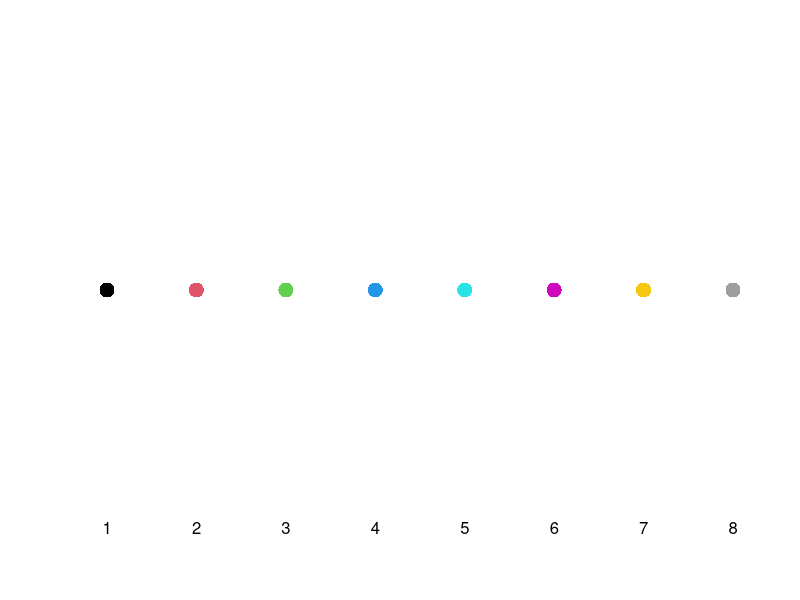
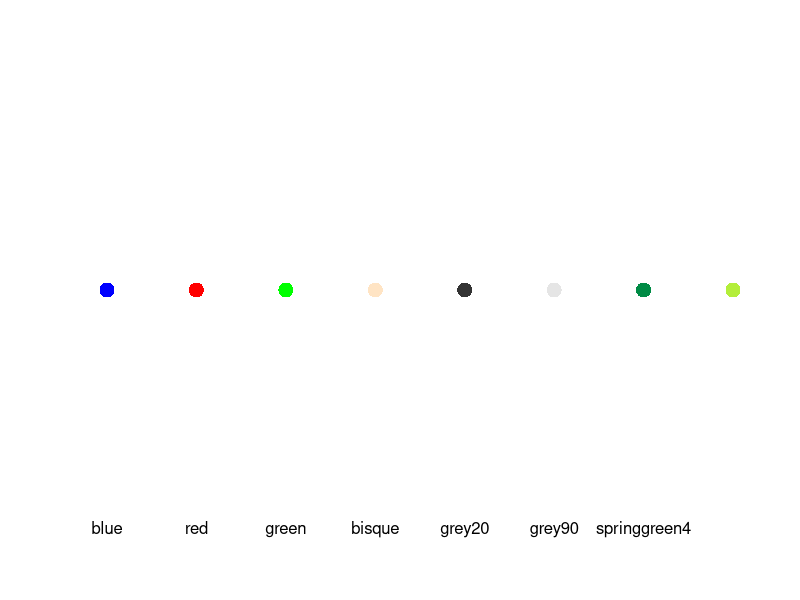
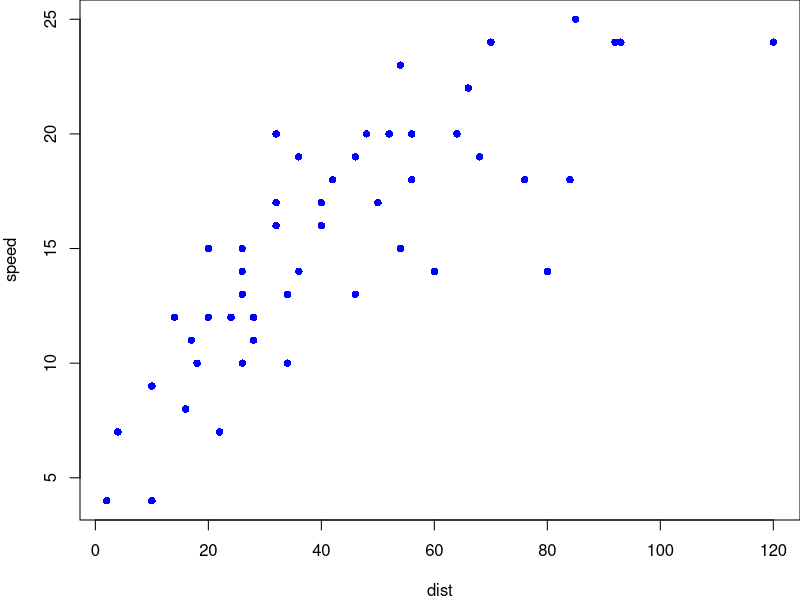
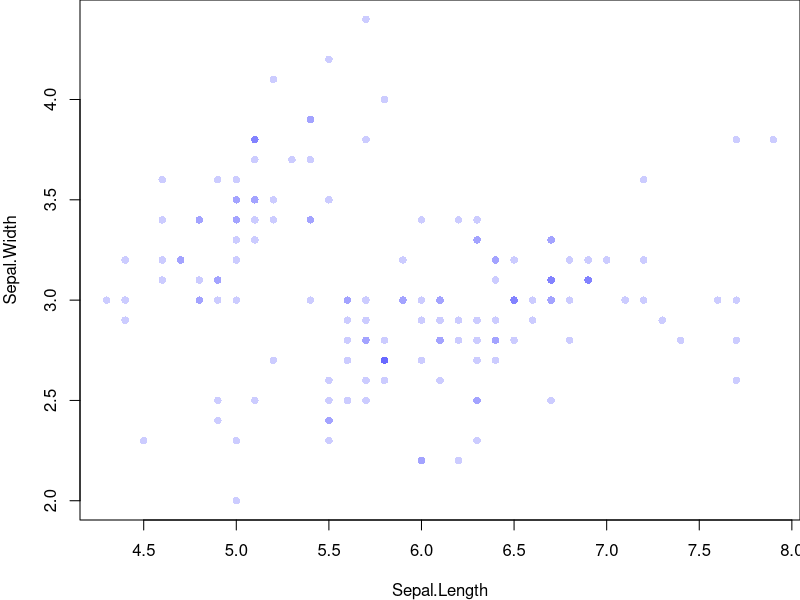

Reproduce these figures in R, in order.
## ---- chunk 1
knitr::opts_chunk$set(
  comment = "",
  message = FALSE,
  tidy = FALSE,
  dev=c('CairoPNG', 'CairoPDF'),
  cache = FALSE,
  warning = FALSE,
  encoding = "UTF-8")
## ---- chunk 2
plot(1:8, rep(1,8), axes = FALSE, col=1:8, pch=16, cex=2,xlab=NA, ylab=NA)
axis(1, sprintf("%i", 1:8),col="white")
## ---- chunk 3
col.lst <- c("blue" , "red", "green" , "bisque", "grey20", "grey90", "springgreen4", "olivedrab2")
plot(1:8, rep(1,8), axes = FALSE, pch=16, cex=2, col=col.lst, xlab=NA, ylab=NA)
axis(1, at=1:8, labels = sprintf("%s", col.lst), col="white", cex=0.8)
## ---- chunk 4
rgb(0,0,1)
## ---- chunk 5
OP <- par(mar=c(4,4,0,0))
plot( speed ~ dist, cars, pch=16, col=rgb(0,0,1))
par(OP)
## ---- chunk 6
OP <- par(mar=c(4,4,0,0))
plot( Sepal.Width ~ Sepal.Length, iris , pch=16, col=rgb(0,0,1, 0.2))
par(OP)
